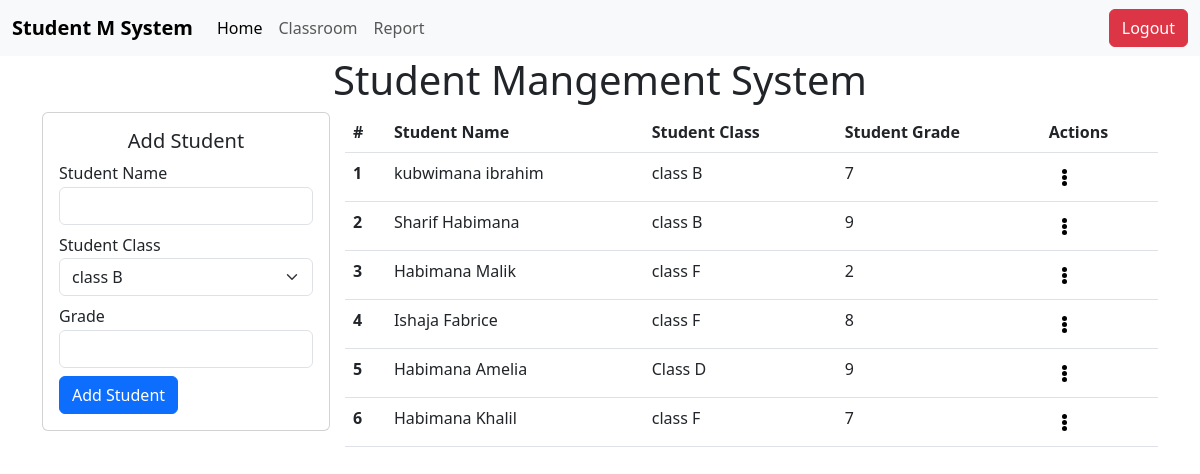
Page /index.php (signed in) on the committed database.
### tables this page shows
CREATE TABLE `student` (
  `reg_number` varchar(10) NOT NULL,
  `st_name` varchar(50) NOT NULL,
  `st_classroom` int DEFAULT NULL,
  `st_grade` int NOT NULL,
  PRIMARY KEY (`reg_number`),
  UNIQUE KEY `reg_number` (`reg_number`),
  KEY `fk_student_classroom` (`st_classroom`),
  CONSTRAINT `fk_student_classroom` FOREIGN KEY (`st_classroom`) REFERENCES `classroom` (`classroom_id`)
);

CREATE TABLE `classroom` (
  `classroom_id` int NOT NULL AUTO_INCREMENT,
  `classroom_name` varchar(50) NOT NULL,
  PRIMARY KEY (`classroom_id`)
);

### backend/app.php (called while the page is built, shortened)
<?php
require_once "backend/db/mysql_connect.php";
$url = $_SERVER['REQUEST_URI'];
$system_Type = "database";
if ($system_Type === "database") {
    if ($url === "/classroom.php") {
        require_once "backend/classroomdbActions.php";
        require_once "backend/classroomRouting.php";
    }else if($url === "/report.php"){
        require_once "backend/studentdbActions.php";
        $report =report();
    } else {
        require_once "backend/studentdbActions.php";
        $students = readData();
    }
    $classrooms = readDataClassroom();
} else {
    require_once "backend/actions.php";
    $students = readFromJson("data.json");
}

### backend/studentdbActions.php (called while the page is built, shortened)
<?php
function  readDataClassroom():array{
  global $conn;
  $classrooms=[];
  $sql = "SELECT * FROM classroom";
  $result = $conn->query($sql);
  if($result && $result->num_rows>0){
    while($row = $result->fetch_assoc()){
      $classrooms[]=$row;
    }
  }
return $classrooms;
}
function  readData():array{
  global $conn;
  $students=[];
  $sql = "SELECT student.reg_number, student.st_name, classroom.classroom_name AS st_classroom, student.st_grade
  FROM student
  JOIN classroom ON student.st_classroom = classroom.classroom_id;
  ";
  $result = $conn->query($sql);
  if($result && $result->num_rows>0){
    while($row = $result->fetch_assoc()){
        $students[]=$row;
    }
  }
return $students;
}

### index.php (the view, shortened to what this page needs)
<?php
require_once "backend/app.php";
global $system_Type;
?>
<!DOCTYPE html>
<html lang="en">
<head>
    <link href="https://cdn.jsdelivr.net/npm/bootstrap@5.3.0-alpha3/dist/css/bootstrap.min.css" rel="stylesheet">
    <link rel="stylesheet" href="style.css">
</head>
<body>
  <?php require_once("./navBar.php") ?>
    <div class="container position-relative ">
    <form action="" method="POST">
        <h1 class="text-center">Student Mangement System</h1>
        <div class="d-flex  wraper-height-90">
        <div class="">
        <div class="card" style="width: 18rem;">
  <div class="card-body">
    <h5 class="card-title text-center">Add Student</h5>
    <div class="mb-2">
  <label for="exampleFormControlInput1" class="form-label">Student Name</label>
  <input type="text" name="st_name" class="form-control" id="exampleFormControlInput1" >
</div>
<div class="mb-2">
  <label for="exampleFormControlInput1" class="form-label">Student Class</label>
  <?php if($system_Type==="database"){ echo "<select name='st_classroom' class='form-select'>";
    foreach($classrooms as $classroom){
    ?>
    <option value="<?php echo $classroom["classroom_id"]?>"> <?php echo $classroom["classroom_name"]?></option>
 <?php };
echo "</select>";
  }?>
</div>
<div class="mb-2">
  <label for="exampleFormControlInput1" class="form-label">Grade</label>
  <input type="number" name="st_grade" class="form-control" id="exampleFormControlInput1" max="10" min="0">
</div>
<button type="submit" name="add_student" value=1 class="btn btn-primary">Add Student</button>
  </div>
</div>
        </div>
        <div class="flex-grow-1  student-list">
        <table class="table">
  <thead>
    <tr>
      <th scope="col">#</th>
      <th scope="col">Student Name</th>
      <th scope="col"> Student Class</th>
      <th scope="col">Student Grade</th>
      <th scope="col">Actions</th>
    </tr>
  </thead>
  <tbody>
    <?php
    foreach($students as $student){
    ?>
       <tr>
      <th scope="row"><?php echo explode("_",$student["reg_number"])[1]?></th>
      <td><?php echo $student["st_name"]?></td>
      <td><?php echo $student["st_classroom"]?></td>
      <td><?php echo $student["st_grade"]?></td>
      <td>
      <div class="dropdown">
  <button class="btn "  type="button" id="ellipsisDropdown" data-bs-toggle="dropdown" aria-haspopup="true" aria-expanded="false">
  <div class="d-flex flex-column">
         <div class="dot"></div>
         <div class="dot"></div>
         <div class="dot"></div>
      </div>
  </button>
</div>
    </td>
    </tr>
     <?php }?>
  </tbody>
</table>
        </div>
        </div>
        </form>
    </div>
</body>
</html>

### navBar.php (shortened to what this page needs)
<nav class="navbar navbar-expand-lg bg-body-tertiary">
  <div class="container-fluid">
    <a class="navbar-brand fw-bold" href="/"> Student M System</a>
    <div class="collapse navbar-collapse" id="navbarText">
      <ul class="navbar-nav me-auto mb-2 mb-lg-0">
        <li class="nav-item">
          <a class="nav-link active" aria-current="page" href="/">Home</a>
        </li>
        <li class="nav-item">
          <a class="nav-link" href="/classroom.php">Classroom</a>
        </li>
        <li class="nav-item">
          <a class="nav-link" href="/report.php">Report</a>
        </li>
      </ul>
      <form class="d-flex" method="post">
      <button class="btn btn-danger" type="submit" name="logout" value="1">Logout</button>
    </form>
    </div>
  </div>
</nav>

### style.css (style rules this page uses)
.student-list { height: 90vh; margin-left: 15px!important; }
.form-label { margin-bottom: .1rem !important; }
.dot { background-color: black; width: 5px; height: 5px; border-radius: 50%; margin-top: 1px; cursor:pointer; }

### rows in the picture
student: reg_number "1", st_name "kubwimana ibrahim", st_classroom.classroom_name "class B", st_grade "7"
student: reg_number "2", st_name "Sharif Habimana", st_classroom.classroom_name "class B", st_grade "9"
student: reg_number "3", st_name "Habimana Malik", st_classroom.classroom_name "class F", st_grade "2"
student: reg_number "4", st_name "Ishaja Fabrice", st_classroom.classroom_name "class F", st_grade "8"
student: reg_number "5", st_name "Habimana Amelia", st_classroom.classroom_name "Class D", st_grade "9"
student: reg_number "6", st_name "Habimana Khalil", st_classroom.classroom_name "class F", st_grade "7"

### other values in the picture
form field st_classroom "class B"
